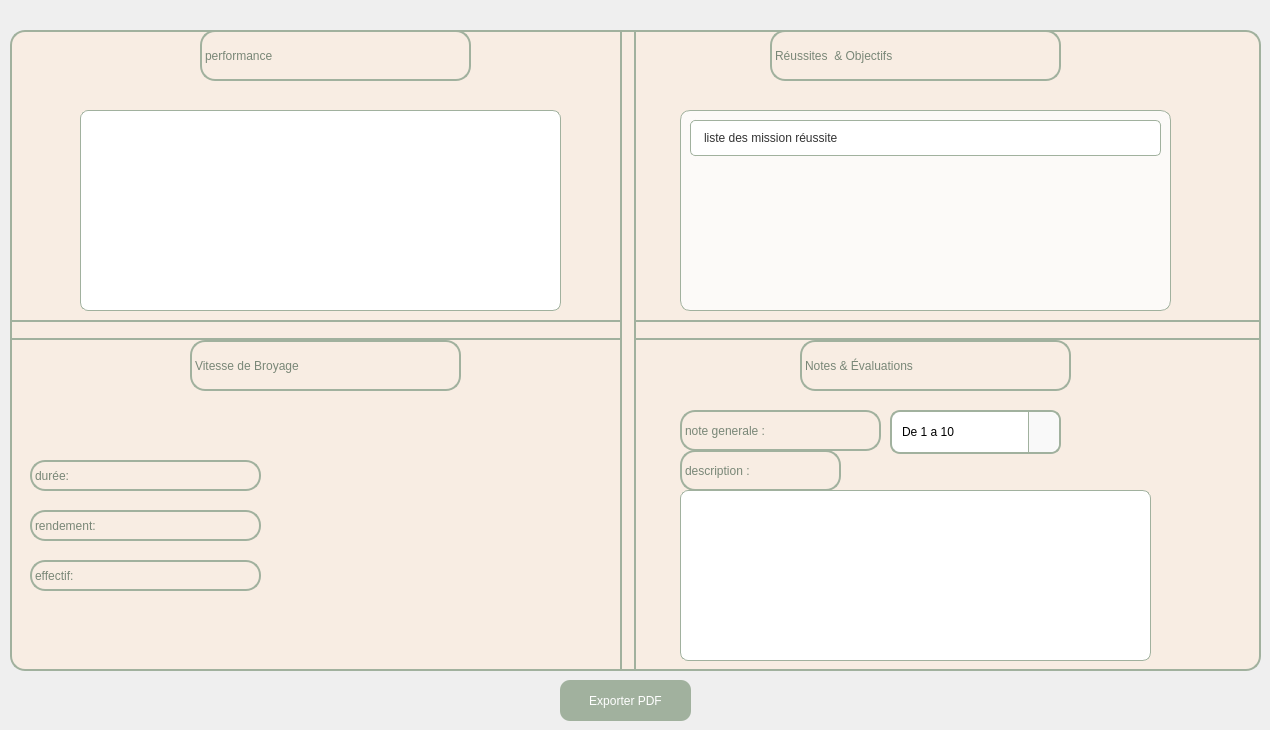
    <widget class="QWidget" name="page_stat">
     <widget class="QFrame" name="frame_5">
      <property name="geometry">
       <rect>
        <x>10</x>
        <y>30</y>
        <width>1251</width>
        <height>641</height>
       </rect>
      </property>
      <property name="styleSheet">
       <string notr="true">QFrame {
     /* Very light cream to contrast the table */
	background-color: rgb(248, 237, 227);
    border: 2px solid #A1B19E;
    border-radius: 15px;
}

/* Style for all buttons inside this frame */
QPushButton {
    background-color: #A1B19E;
    color: white;
    border-radius: 8px;
    padding: 10px;
    font-weight: bold;
    font-family: &quot;Segoe UI&quot;;
    border: none;
}

QPushButton:hover {
    background-color: #8E9E8B; /* Darker green on hover */
}

QPushButton#btnDelete {
    background-color: #c97d7d; /* Soft red for delete to warn the user */
}</string>
      </property>
      <property name="frameShape">
       <enum>QFrame::Shape::StyledPanel</enum>
      </property>
      <property name="frameShadow">
       <enum>QFrame::Shadow::Raised</enum>
      </property>
      <widget class="QLabel" name="label_9">
       <property name="geometry">
        <rect>
         <x>790</x>
         <y>310</y>
         <width>271</width>
         <height>51</height>
        </rect>
       </property>
       <property name="styleSheet">
        <string notr="true">color: rgb(121, 135, 119);
font: 700 italic 16pt &quot;Segoe UI&quot;;</string>
       </property>
       <property name="text">
        <string>Notes &amp; Évaluations</string>
       </property>
      </widget>
      <widget class="QLabel" name="label_10">
       <property name="geometry">
        <rect>
         <x>190</x>
         <y>0</y>
         <width>271</width>
         <height>51</height>
        </rect>
       </property>
       <property name="styleSheet">
        <string notr="true">color: rgb(121, 135, 119);
font: 700 italic 16pt &quot;Segoe UI&quot;;</string>
       </property>
       <property name="text">
        <string>performance</string>
       </property>
      </widget>
      <widget class="Line" name="line">
       <property name="geometry">
        <rect>
         <x>0</x>
         <y>290</y>
         <width>1251</width>
         <height>20</height>
        </rect>
       </property>
       <property name="orientation">
        <enum>Qt::Orientation::Horizontal</enum>
       </property>
      </widget>
      <widget class="Line" name="line_2">
       <property name="geometry">
        <rect>
         <x>610</x>
         <y>0</y>
         <width>16</width>
         <height>641</height>
        </rect>
       </property>
       <property name="orientation">
        <enum>Qt::Orientation::Vertical</enum>
       </property>
      </widget>
      <widget class="QLabel" name="label_11">
       <property name="geometry">
        <rect>
         <x>760</x>
         <y>0</y>
         <width>291</width>
         <height>51</height>
        </rect>
       </property>
       <property name="styleSheet">
        <string notr="true">color: rgb(121, 135, 119);
font: 700 italic 16pt &quot;Segoe UI&quot;;</string>
       </property>
       <property name="text">
        <string>Réussites  &amp; Objectifs</string>
       </property>
      </widget>
      <widget class="QLabel" name="label_12">
       <property name="geometry">
        <rect>
         <x>180</x>
         <y>310</y>
         <width>271</width>
         <height>51</height>
        </rect>
       </property>
       <property name="styleSheet">
        <string notr="true">color: rgb(121, 135, 119);
font: 700 italic 16pt &quot;Segoe UI&quot;;</string>
       </property>
       <property name="text">
        <string>Vitesse de Broyage</string>
       </property>
      </widget>
      <widget class="QListWidget" name="listWidget_2">
       <property name="geometry">
        <rect>
         <x>670</x>
         <y>80</y>
         <width>491</width>
         <height>201</height>
        </rect>
       </property>
       <property name="styleSheet">
        <string notr="true">/* Ensure the list container itself is visible */
QListWidget {
    background-color: #fcfaf8; /* Very light cream to match your app background */
    border: 1px solid #A1B19E;
    border-radius: 10px;
    padding: 5px;
}

/* Create the &quot;Card&quot; look for each task */
QListWidget::item {
    background-color: #ffffff; 
    color: #333333;
    border: 1px solid #A1B19E;
    border-radius: 5px;
    margin: 4px;
    padding: 10px;
}

QListWidget::item:hover {
    background-color: #f0f2ef;
}</string>
       </property>
       <item>
        <property name="text">
         <string>liste des mission réussite</string>
        </property>
       </item>
      </widget>
      <widget class="QPlainTextEdit" name="plainTextEdit">
       <property name="geometry">
        <rect>
         <x>670</x>
         <y>460</y>
         <width>471</width>
         <height>171</height>
        </rect>
       </property>
       <property name="styleSheet">
        <string notr="true">QPlainTextEdit {
    background-color: #ffffff;
    border: 1px solid #A1B19E; /* Votre vert signature */
    border-radius: 8px;
    padding: 10px;
    color: #333333;
}</string>
       </property>
      </widget>
      <widget class="QPlainTextEdit" name="plainTextEdit_2">
       <property name="geometry">
        <rect>
         <x>70</x>
         <y>80</y>
         <width>481</width>
         <height>201</height>
        </rect>
       </property>
       <property name="styleSheet">
        <string notr="true">QPlainTextEdit {
    background-color: #ffffff;
    border: 1px solid #A1B19E; /* Votre vert signature */
    border-radius: 8px;
    padding: 10px;
    color: #333333;
}</string>
       </property>
      </widget>
      <widget class="QLabel" name="label_13">
       <property name="geometry">
        <rect>
         <x>20</x>
         <y>530</y>
         <width>231</width>
         <height>31</height>
        </rect>
       </property>
       <property name="styleSheet">
        <string notr="true">color: rgb(121, 135, 119);
font: 700 italic 16pt &quot;Segoe UI&quot;;</string>
       </property>
       <property name="text">
        <string>effectif:</string>
       </property>
      </widget>
      <widget class="QLabel" name="label_14">
       <property name="geometry">
        <rect>
         <x>20</x>
         <y>480</y>
         <width>231</width>
         <height>31</height>
        </rect>
       </property>
       <property name="styleSheet">
        <string notr="true">color: rgb(121, 135, 119);
font: 700 italic 16pt &quot;Segoe UI&quot;;</string>
       </property>
       <property name="text">
        <string>rendement:</string>
       </property>
      </widget>
      <widget class="QLabel" name="label_15">
       <property name="geometry">
        <rect>
         <x>20</x>
         <y>430</y>
         <width>231</width>
         <height>31</height>
        </rect>
       </property>
       <property name="styleSheet">
        <string notr="true">color: rgb(121, 135, 119);
font: 700 italic 16pt &quot;Segoe UI&quot;;</string>
       </property>
       <property name="text">
        <string>durée:</string>
       </property>
      </widget>
      <widget class="QLabel" name="label_26">
       <property name="geometry">
        <rect>
         <x>670</x>
         <y>380</y>
         <width>201</width>
         <height>41</height>
        </rect>
       </property>
       <property name="styleSheet">
        <string notr="true">color: rgb(121, 135, 119);
font: 700 italic 16pt &quot;Segoe UI&quot;;</string>
       </property>
       <property name="text">
        <string>note generale :</string>
       </property>
      </widget>
      <widget class="QComboBox" name="comboBox_6">
       <property name="geometry">
        <rect>
         <x>880</x>
         <y>380</y>
         <width>171</width>
         <height>44</height>
        </rect>
       </property>
       <property name="styleSheet">
        <string notr="true">/* The main box before clicking */
QComboBox {
    background-color: #ffffff;
    border: 2px solid #A1B19E;
    border-radius: 10px;
    padding: 5px 10px;
    color: #000000;
    font: 10pt &quot;Segoe UI&quot;;
    min-height: 30px;
}

/* Style for the little arrow area on the right */
QComboBox::drop-down {
    subcontrol-origin: padding;
    subcontrol-position: top right;
    width: 30px;
    border-left: 1px solid #A1B19E;
    border-top-right-radius: 10px;
    border-bottom-right-radius: 10px;
    background-color: #f9f9f9;
}

/* The actual arrow icon */
QComboBox::down-arrow {
    image: none;
    border-left: 5px solid transparent;
    border-right: 5px solid transparent;
    border-top: 7px solid #A1B19E; /* Green downward triangle */
}

/* Styling the popup list that appears */
QComboBox QAbstractItemView {
    
	
	color: rgb(2, 2, 2);
    border: 2px solid #A1B19E;
    background-color: #ffffff;
    selection-background-color: #A1B19E; /* Green highlight when hovering */
    selection-color: #ffffff;
    outline: none;
}</string>
       </property>
       <item>
        <property name="text">
         <string>De 1 a 10</string>
        </property>
       </item>
       <item>
        <property name="text">
         <string>1</string>
        </property>
       </item>
       <item>
        <property name="text">
         <string>2</string>
        </property>
       </item>
       <item>
        <property name="text">
         <string>3</string>
        </property>
       </item>
       <item>
        <property name="text">
         <string>4</string>
        </property>
       </item>
       <item>
        <property name="text">
         <string>5</string>
        </property>
       </item>
       <item>
        <property name="text">
         <string>6</string>
        </property>
       </item>
       <item>
        <property name="text">
         <string>7</string>
        </property>
       </item>
       <item>
        <property name="text">
         <string>8</string>
        </property>
       </item>
       <item>
        <property name="text">
         <string>9</string>
        </property>
       </item>
       <item>
        <property name="text">
         <string>10</string>
        </property>
       </item>
      </widget>
      <widget class="QLabel" name="label_27">
       <property name="geometry">
        <rect>
         <x>670</x>
         <y>420</y>
         <width>161</width>
         <height>41</height>
        </rect>
       </property>
       <property name="styleSheet">
        <string notr="true">color: rgb(121, 135, 119);
font: 700 italic 16pt &quot;Segoe UI&quot;;</string>
       </property>
       <property name="text">
        <string>description : </string>
       </property>
      </widget>
     </widget>
     <widget class="QPushButton" name="pushButton_25">
      <property name="geometry">
       <rect>
        <x>560</x>
        <y>680</y>
        <width>131</width>
        <height>41</height>
       </rect>
      </property>
      <property name="styleSheet">
       <string notr="true">QPushButton {
    background-color: #A1B19E; /* Your green */
    color: white;
    border-radius: 10px;      /* This rounds the corners */
    padding: 5px 15px;        /* Adds space inside so text doesn't touch the edge */
    border: none;
}

QPushButton:hover {
    background-color: #8E9E8B; /* Darkens when you hover over it */
}</string>
      </property>
      <property name="text">
       <string>Exporter PDF</string>
      </property>
     </widget>
    </widget>
